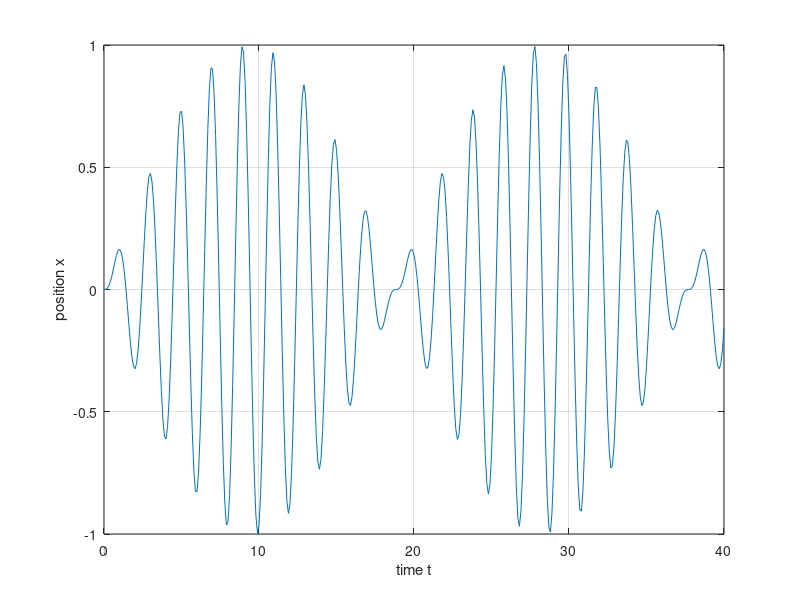
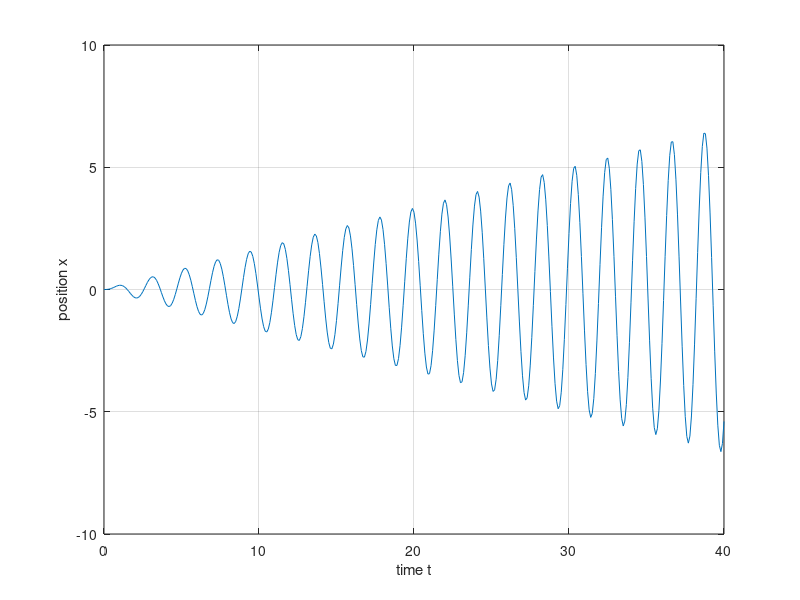

MATLAB code to generate these figures, in order:
% Kyle Kasmiersky
% professor Luo - Vibes
% Homework 4
%--------------------------------------------------------------------------
clc; clear; close all

t = 0:0.1:40;

x1 = (15/(57*i)).*exp(3.*i.*t) - (15/(57*i)).*exp(-3.*i.*t) - (9/19).*sin(10.*t./3);

figure("Name","3b")

plot(t,x1)
grid on
xlabel("time t")
ylabel("position x")


% fig 2

x2 = exp(3.*i.*t)./(36*i) - exp(-3.*i.*t)./(36*i) - t.*cos(3.*t)./6;

figure('Name',"3c")

plot(t,x2)
grid on 
xlabel("time t")
ylabel("position x")
